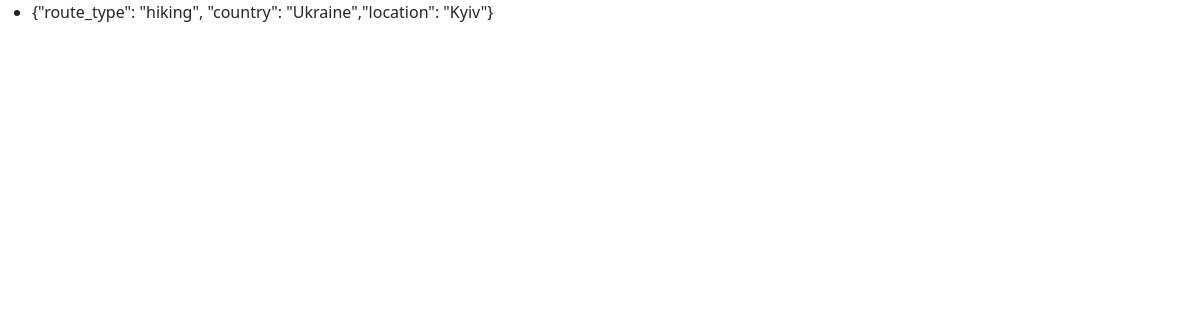
/route/hiking/, run on an earlier commit of the app's database.
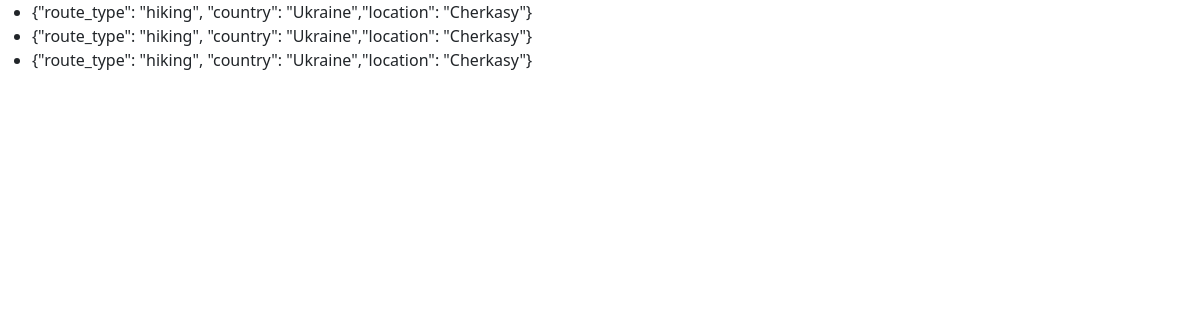
And on a later commit of the database.
### route/models.py (models this page shows, shortened)
class Route(models.Model):
    class RouteType(models.TextChoices):
        bicycle_route = 'bicycle', gettext_lazy('bicycle')
        hiking_route = 'hiking', gettext_lazy('hiking')
    route_name = models.CharField(max_length=255, null=True)
    route_type = models.CharField(max_length=50, choices=RouteType.choices, default=RouteType.hiking_route)
    departure = models.IntegerField()
    stopping = models.JSONField()
    destination = models.IntegerField()
    country = models.CharField(max_length=50)
    location = models.CharField(max_length=50)
    description = models.TextField()
    duration = models.IntegerField()
    class Meta:
        verbose_name = 'Route'
        verbose_name_plural = 'Routes'

### route/views.py (the view)
# urls.py: path('', views.filter_route, name='all_routes'),
def filter_route(request, route_type=None, country=None, location=None):
    query_filter = {}
    if route_type is not None:
        query_filter['route_type'] = route_type
    if country is not None:
        query_filter['country'] = country
    if location is not None:
        query_filter['location'] = location
    result = models.Route.objects.all().filter(**query_filter)
    return render(request, 'route/filter_route.html', {'result': result})

### templates/route/filter_route.html (shortened to what this page needs)
{% extends 'route/layout.html' %}
{% block content %}
    <ul>
        {% for itm in result %}
            <li>
                {"route_type": "{{ itm.route_type }}", "country": "{{ itm.country }}","location":
                "{{ itm.location }}"}
            </li>
        {% endfor %}
    </ul>
{% endblock %}

### templates/route/layout.html (shortened to what this page needs)
<!DOCTYPE html>
<html lang="en">
<head>
    <link href="https://cdn.jsdelivr.net/npm/bootstrap@5.2.1/dist/css/bootstrap.min.css" rel="stylesheet"
>
</head>
<body>
{% block content %}{% endblock %}
</body>
</html>

What changed in the data, as far as the page shows it:
removed Route: route_type "hiking", country "Ukraine", location "Kyiv"
added Route: route_type "hiking", country "Ukraine", location "Cherkasy"
added Route: route_type "hiking", country "Ukraine", location "Cherkasy"
added Route: route_type "hiking", country "Ukraine", location "Cherkasy"
